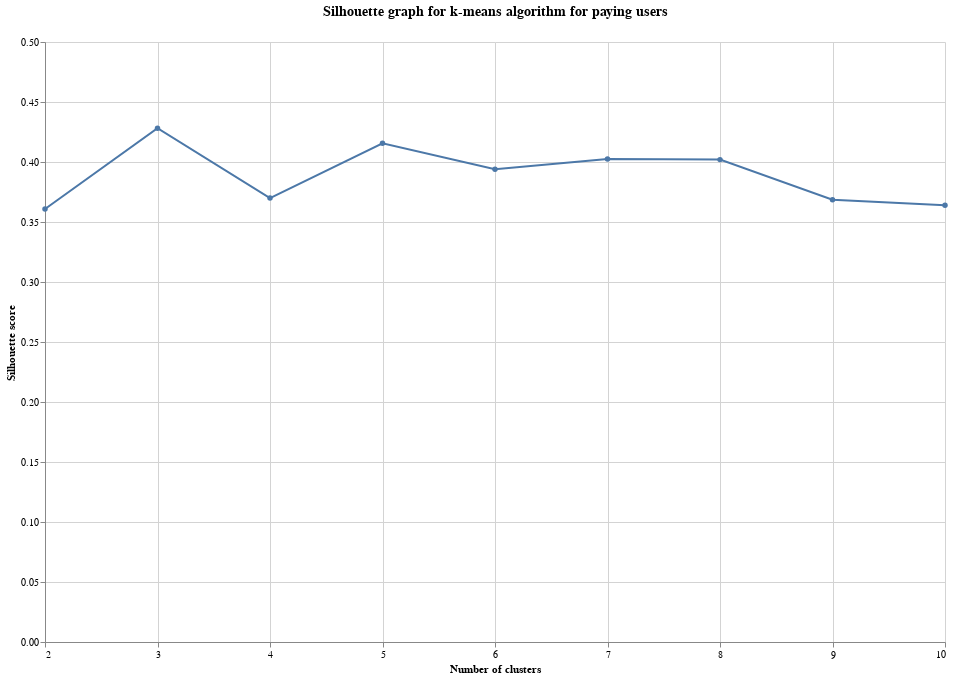

Write notebook code for a chart like this one.
### Code cell
silhouette_scores_viz_kmeans.properties(width=900, height=600, title=alt.TitleParams(text=["Silhouette graph for k-means algorithm for paying users"], fontSize=14, anchor="middle", baseline="bottom")).configure_view(strokeWidth=0)

### Figure 1 — Vega-Lite specification as saved in the notebook (floating-point values rounded to 4 significant figures)
{"config": {"view": {"continuousWidth": 400, "continuousHeight": 300, "strokeWidth": 0}}, "data": {"name": "data-ffe03a670f9e8532a4cd86e6463c01cf"}, "mark": {"type": "line", "point": true}, "encoding": {"tooltip": [{"field": "num_of_clusters", "title": "Number of clusters", "type": "quantitative"}, {"field": "silhouette_scores", "format": ",.2f", "title": "Silhouette score", "type": "quantitative"}], "x": {"axis": {"gridColor": "lightgray", "tickMinStep": 1, "title": "Number of clusters"}, "field": "num_of_clusters", "type": "quantitative"}, "y": {"axis": {"gridColor": "lightgray", "title": "Silhouette score"}, "field": "silhouette_scores", "scale": {"domain": [0, 0.5]}, "type": "quantitative"}}, "height": 600, "title": {"text": ["Silhouette graph for k-means algorithm for paying users"], "anchor": "middle", "baseline": "bottom", "fontSize": 14}, "width": 900, "$schema": "https://vega.github.io/schema/vega-lite/v4.17.0.json", "datasets": {"data-ffe03a670f9e8532a4cd86e6463c01cf": [{"num_of_clusters": 2, "inertia": 49430.0, "silhouette_scores": 0.3609}, {"num_of_clusters": 3, "inertia": 34320.0, "silhouette_scores": 0.4282}, {"num_of_clusters": 4, "inertia": 27820.0, "silhouette_scores": 0.3699}, {"num_of_clusters": 5, "inertia": 22820.0, "silhouette_scores": 0.4156}, {"num_of_clusters": 6, "inertia": 20350.0, "silhouette_scores": 0.394}, {"num_of_clusters": 7, "inertia": 18050.0, "silhouette_scores": 0.4025}, {"num_of_clusters": 8, "inertia": 15960.0, "silhouette_scores": 0.402}, {"num_of_clusters": 9, "inertia": 14240.0, "silhouette_scores": 0.3686}, {"num_of_clusters": 10, "inertia": 13370.0, "silhouette_scores": 0.3639}]}}
